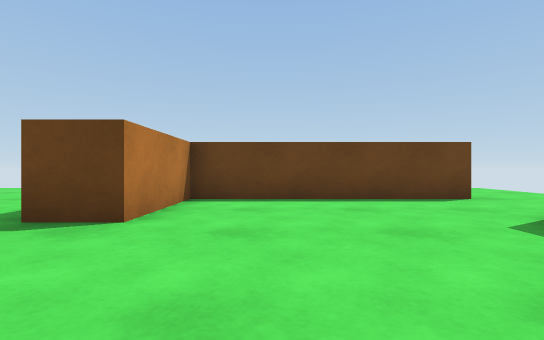
[1] (above)

12 first-person views from a walk through a 3-D level made in the Unity game engine. The camera is 0.51 m above the floor, looks level and sees 85° across. The floor is counted in squares, 1 m on a side. Each view is taken from the middle of a square. On the plan, view 1 faces up. The plan holds only what a view shows up to about 9 squares ahead; the rest is blank. The player character is not drawn.

[2]
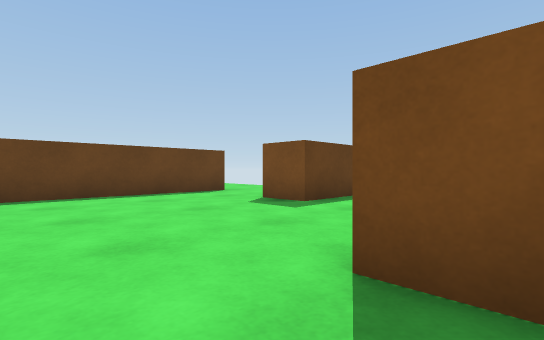

[3]
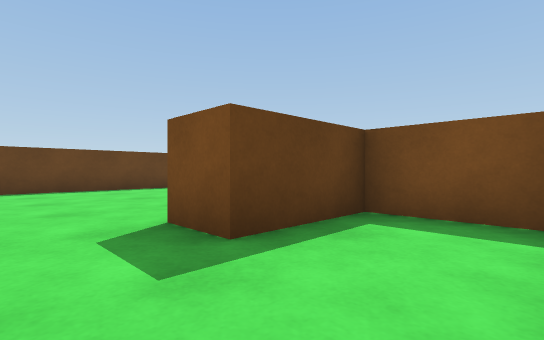

[4]
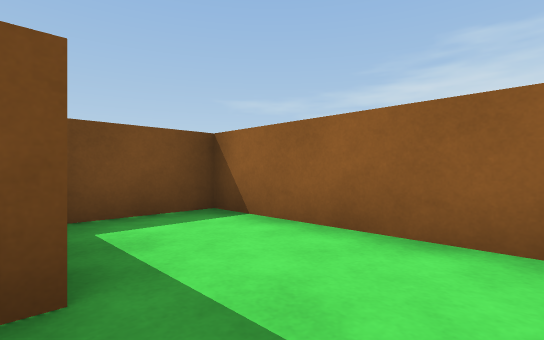

[5]
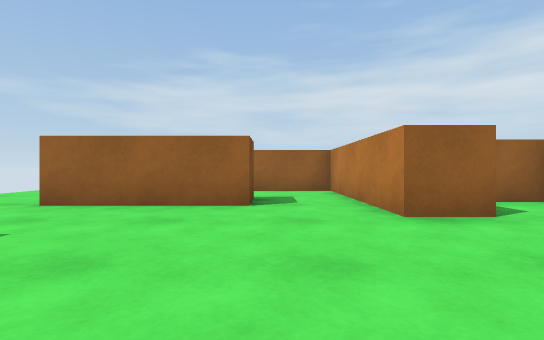

[6]
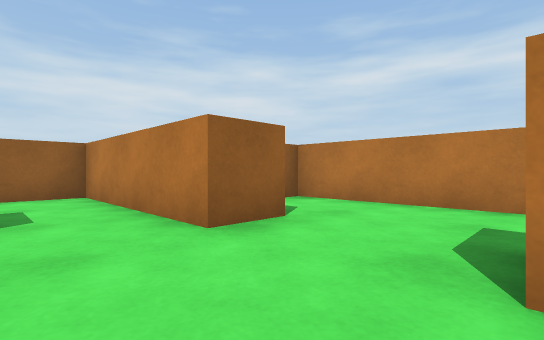

[7]
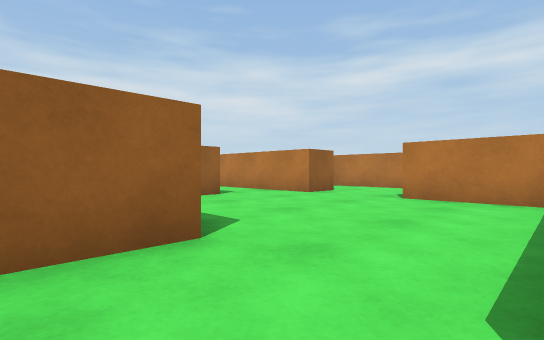

[8]
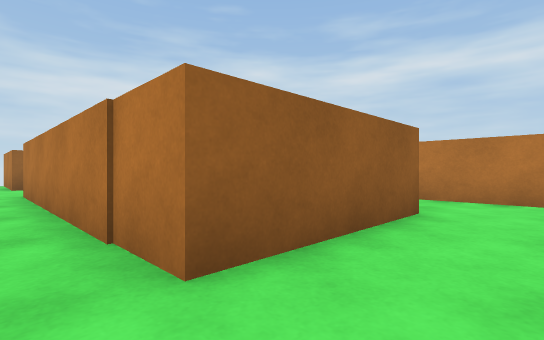

[9]
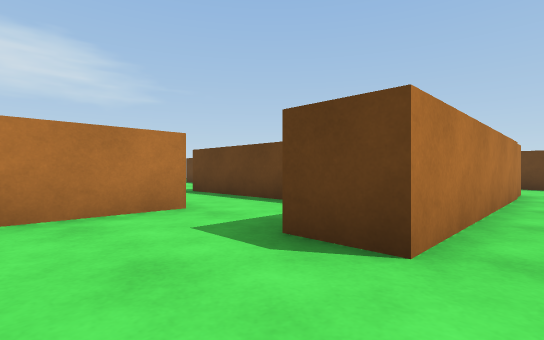

[10]
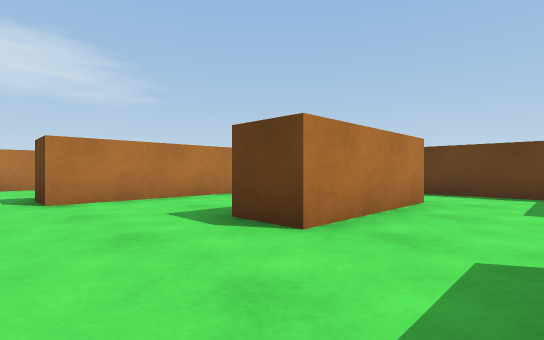

[11]
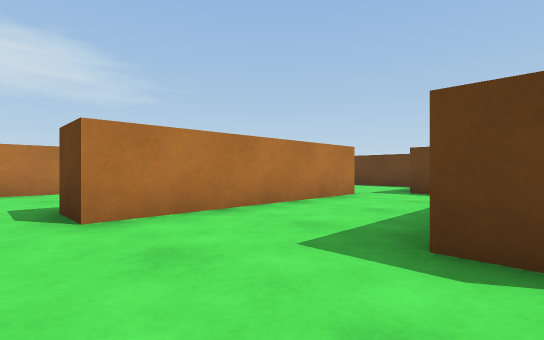

[12]
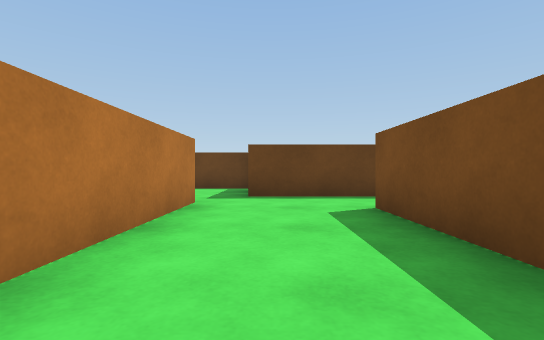

### Floor plan
Key: @ floor where view 1 was taken; # wall or solid block; . floor.
Columns run from 8 left of view 1 to 5 right of it. Each row starts with its distance up from view 1.
  6   ..        ..
  5    .. ######..
  4     ..#......
  3    #..#....##
  2    #.......##
  1    #.........
  0    #..#.@###.
 -1    ####..###..
 -2     ..#....#..
 -3     ..#....#.
 -4     ..######.
 -5      ......#.
 -6      #.....#.
 -7      #..#....
 -8      #..#....
 -9      #..#..#
-10 #...##.....#
-11 #..........#

Positions as (right, up) in squares from view 1, and headings:
1: (0, 0), facing up
2: (-1, -1), facing up-right
3: (-1, -3), facing up-right
4: (-1, -1), facing down-right
5: (0, 4), facing down
6: (0, 3), facing down-left
7: (4, 5), facing down-left
8: (4, 1), facing down-left
9: (4, -8), facing up-left
10: (2, -11), facing up-left
11: (0, -11), facing up-left
12: (-2, -10), facing up
